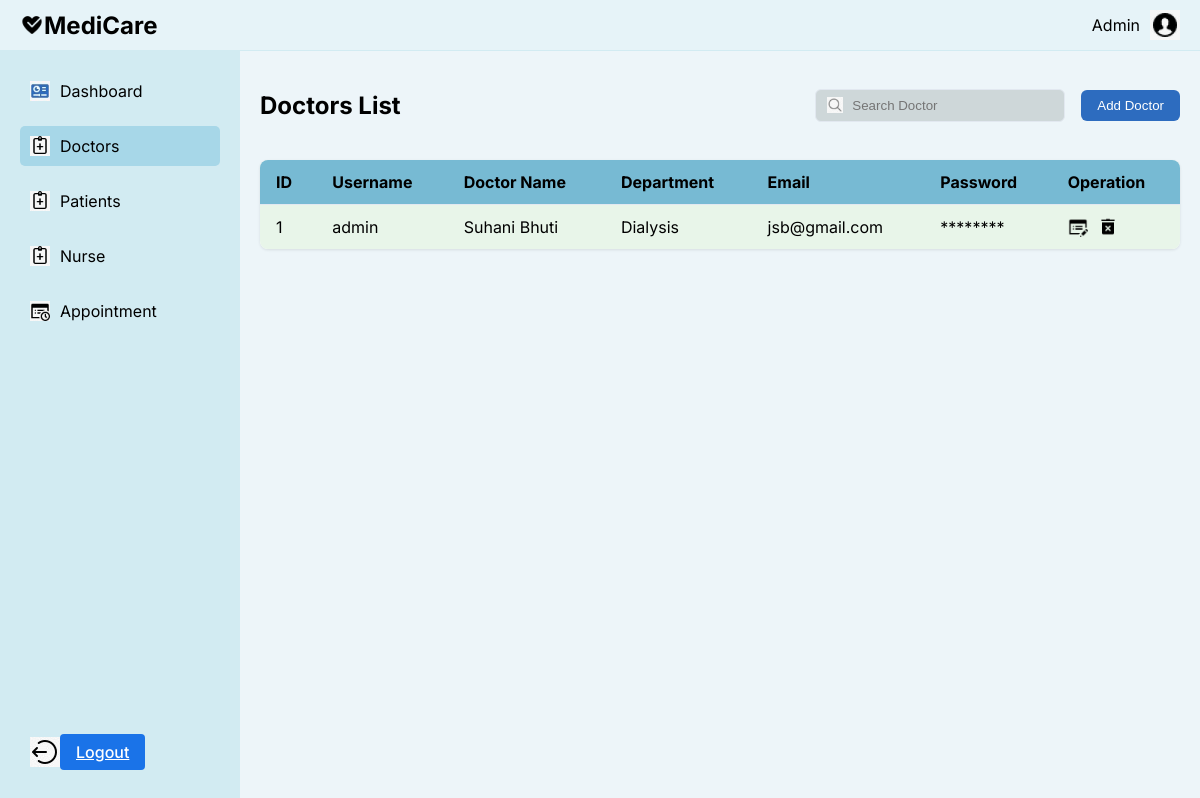
Page /accounts/ad_doc/ on the earlier database version.
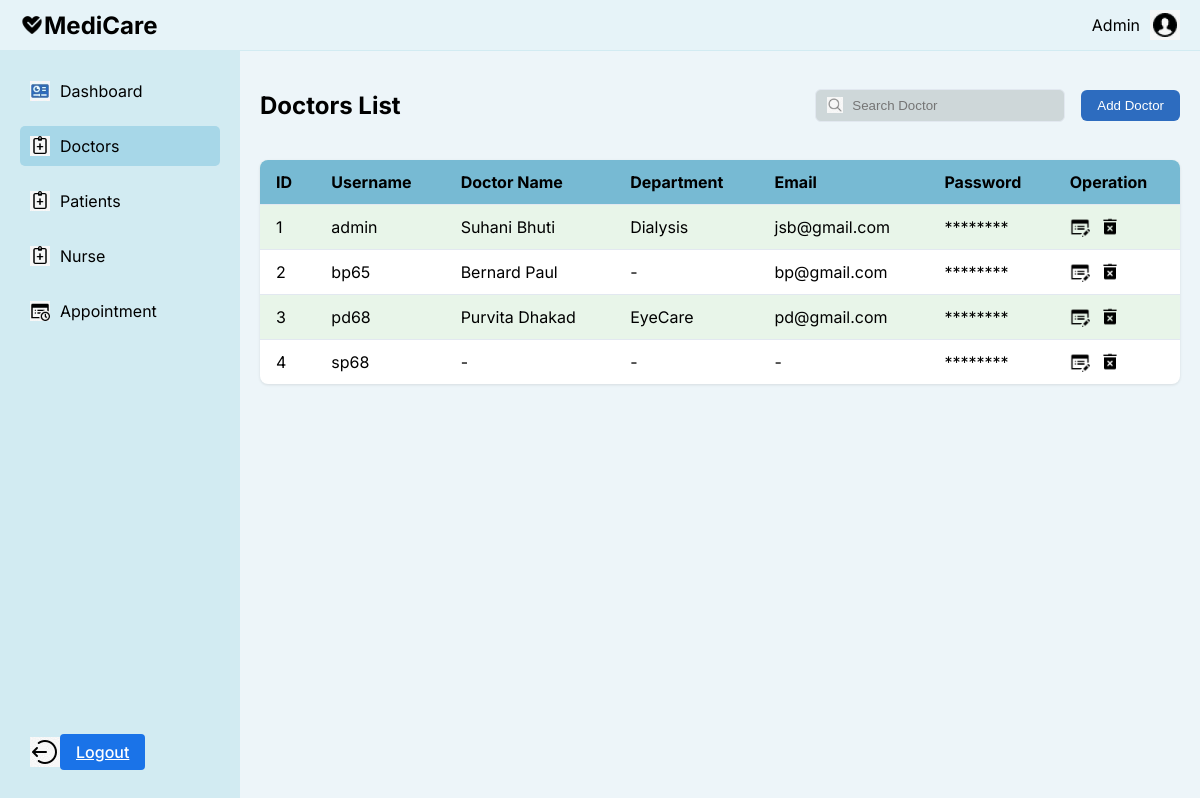
Same page on the later database version.
### accounts/models.py (models this page shows, shortened)
class StaffD(models.Model):
    user = models.OneToOneField(User, on_delete=models.CASCADE, related_name='staff_profile', default=1)
    full_name = models.CharField(max_length=100)
    email = models.EmailField(unique=True, null=True, blank=True)
    mobile_number = models.CharField(max_length=15)
    gender = models.CharField(max_length=10)
    age = models.PositiveIntegerField()
    department = models.CharField(max_length=50)
    specialization = models.CharField(max_length=100)
    qualification = models.CharField(max_length=100)
    years_of_experience = models.CharField(max_length=10)

class User(AbstractUser):
    PATIENT = 'patient'
    DOCTOR = 'doctor'
    NURSE = 'nurse'
    ADMIN = 'admin'
    ROLE_CHOICES = [
        (PATIENT, 'Patient'),
        (DOCTOR, 'Doctor'),
        (NURSE, 'Nurse'),
        (ADMIN, 'Admin'),
    ]
    role = models.CharField(max_length=10, choices=ROLE_CHOICES, default=PATIENT)

### accounts/views.py (the view)
# urls.py: path('ad_doc/', views.ad_doc, name='ad_doc'),
def ad_doc(request):
    doctors = StaffD.objects.select_related('user').all()
    context = {
        'doctors': doctors,
    }
    return render(request, 'accounts/ad_doc.html', context)

### accounts/context_processors.py (called while the page is built)
def media_url(request):
    return {
        'MEDIA_URL': settings.MEDIA_URL,
    }

### templates/accounts/ad_doc.html (shortened to what the changed rows need)
<!DOCTYPE html>
<html lang="en">
<head>
</head>
<body>
    <div class="container">
        <div class="content">
            <div class="main-content">
                <div class="section-header">
                    <h2>Doctors List</h2>
                </div>
                <div class="table-container">
                    <table>
                        <thead>
                            <tr>
                                <th>ID</th>
                                <th>Username</th>
                                <th>Doctor Name</th>
                                <th>Department</th>
                                <th>Email</th>
                                <th>Password</th>
                                <th>Operation</th>
                            </tr>
                        </thead>
                        <tbody>
                            {% for doctor in doctors %}
                            <tr>
                                <td>{{ forloop.counter }}</td>
                                <td>{{ doctor.user.username }}</td>
                                <td>{{ doctor.full_name }}</td>
                                <td>{{ doctor.department |default:"-"}}</td>
                                <td>{{ doctor.email|default:"-" }}</td>
                                <td>{{ '********' }}</td>
                                <td class="operation-icons">
                                    <img src="{{ MEDIA_URL }}Edit Property.png" alt="Edit" width="20" height="20" onclick="openEditModal('{{ doctor.id }}', '{{ doctor.full_name }}', '{{ doctor.email }}', '{{ doctor.mobile_number }}', '{{ doctor.department }}', '{{ doctor.specialization }}', '{{ doctor.qualification }}', '{{ doctor.years_of_experience }}')">
                                    <img src="{{ MEDIA_URL }}Remove.png" alt="Delete" width="20" height="20" onclick="deleteDoctor('{{ doctor.id }}')">
                                </td>
                            </tr>
                            {% empty %}
                            <tr>
                                <td colspan="6">No doctors found.</td>
                            </tr>
                            {% endfor %}
                        </tbody>
                    </table>
                </div>
            </div>
        </div>
    </div>
</body>
</html>

Differences in the rows shown:
added StaffD: user.username "bp65", full_name "Bernard Paul", department "-", email "bp@gmail.com", value "********"
added StaffD: user.username "pd68", full_name "Purvita Dhakad", department "EyeCare", email "pd@gmail.com", value "********"
added StaffD: user.username "sp68", full_name "-", department "-", email "-", value "********"
